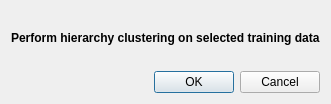
<?xml version="1.0" encoding="UTF-8"?>
<ui version="4.0">
 <class>Dialog</class>
 <widget class="QDialog" name="Dialog">
  <property name="geometry">
   <rect>
    <x>0</x>
    <y>0</y>
    <width>326</width>
    <height>104</height>
   </rect>
  </property>
  <property name="windowTitle">
   <string>Hierarchy Clustering</string>
  </property>
  <layout class="QVBoxLayout" name="verticalLayout">
   <item>
    <layout class="QGridLayout" name="gridLayout" columnstretch="0,0">
     <item row="0" column="0" colspan="2">
      <widget class="QLabel" name="label_4">
       <property name="font">
        <font>
         <weight>75</weight>
         <bold>true</bold>
        </font>
       </property>
       <property name="text">
        <string>Perform hierarchy clustering on selected training data</string>
       </property>
      </widget>
     </item>
    </layout>
   </item>
   <item>
    <widget class="QDialogButtonBox" name="buttonBox">
     <property name="orientation">
      <enum>Qt::Horizontal</enum>
     </property>
     <property name="standardButtons">
      <set>QDialogButtonBox::Cancel|QDialogButtonBox::Ok</set>
     </property>
    </widget>
   </item>
  </layout>
 </widget>
 <resources/>
 <connections>
  <connection>
   <sender>buttonBox</sender>
   <signal>accepted()</signal>
   <receiver>Dialog</receiver>
   <slot>accept()</slot>
   <hints>
    <hint type="sourcelabel">
     <x>248</x>
     <y>254</y>
    </hint>
    <hint type="destinationlabel">
     <x>157</x>
     <y>274</y>
    </hint>
   </hints>
  </connection>
  <connection>
   <sender>buttonBox</sender>
   <signal>rejected()</signal>
   <receiver>Dialog</receiver>
   <slot>reject()</slot>
   <hints>
    <hint type="sourcelabel">
     <x>316</x>
     <y>260</y>
    </hint>
    <hint type="destinationlabel">
     <x>286</x>
     <y>274</y>
    </hint>
   </hints>
  </connection>
 </connections>
</ui>
